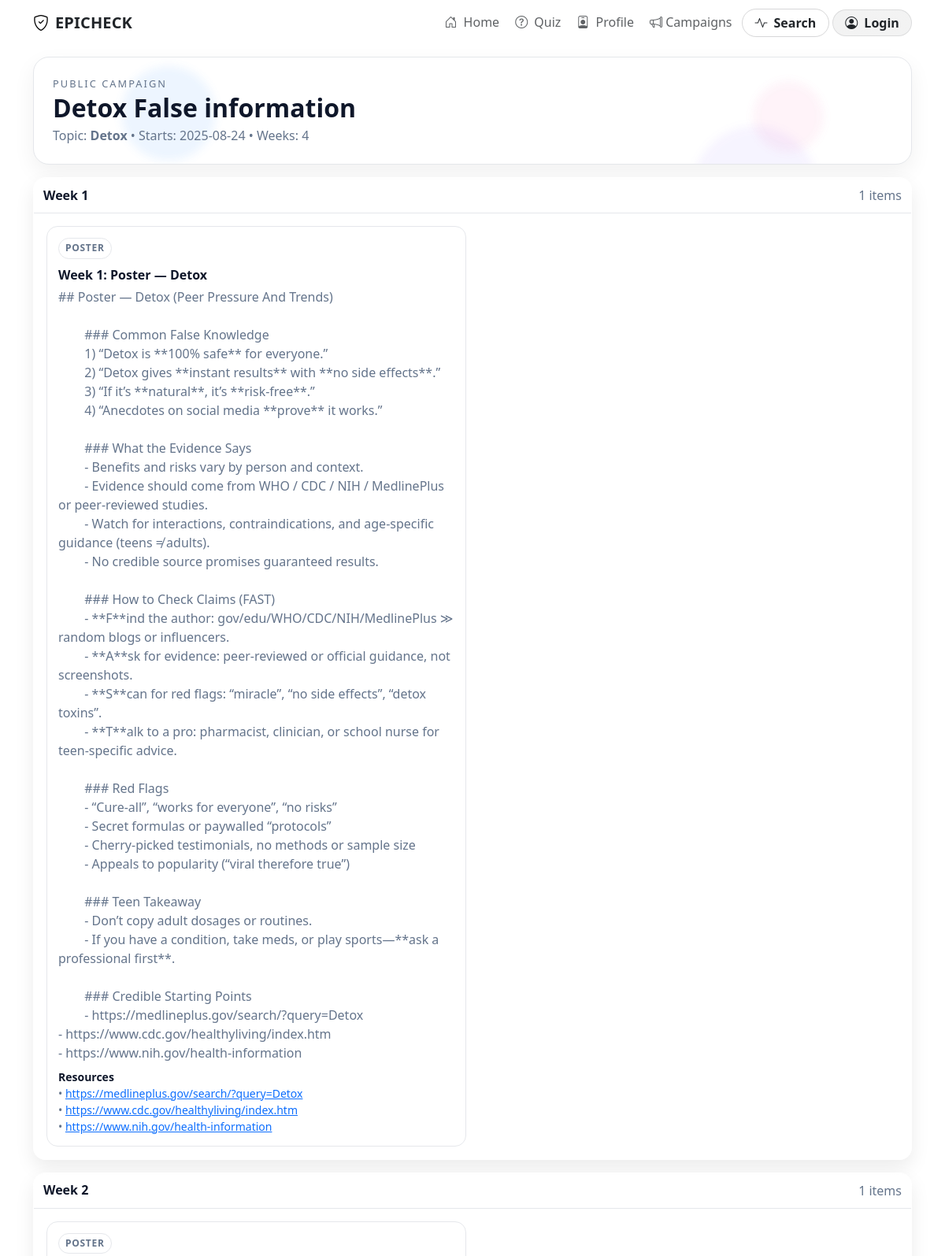
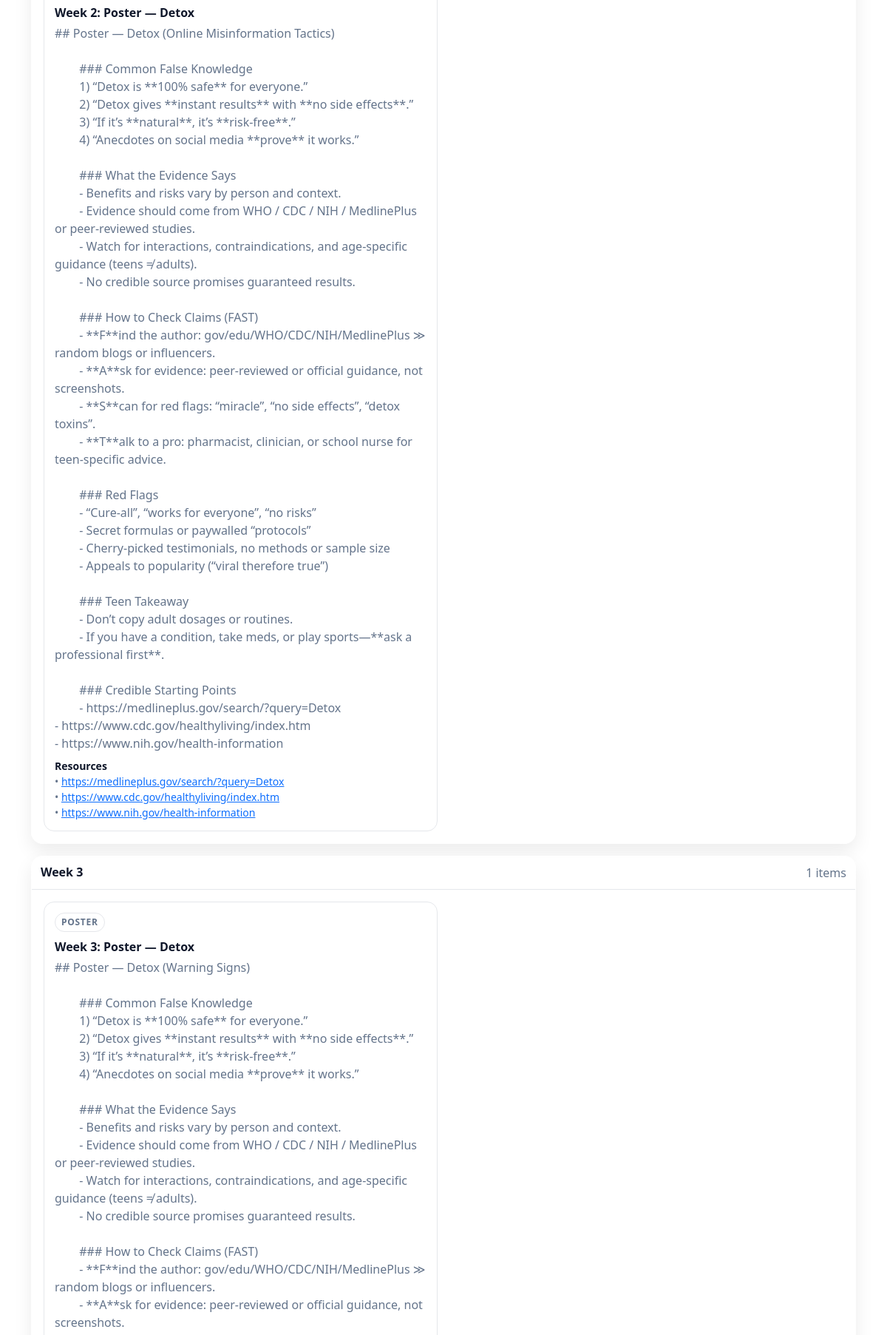
The app's page /c/un5kft3u (upper part) with its own data (2 pictures, top to bottom).
### tables this page shows
CREATE TABLE campaigns (
            id         INTEGER PRIMARY KEY AUTOINCREMENT,
            user_id    INTEGER NOT NULL,
            title      TEXT NOT NULL,
            topic      TEXT NOT NULL,
            audience   TEXT NOT NULL,          -- 'school_club' | 'public'
            visibility TEXT NOT NULL,          -- 'private' | 'public'
            starts_on  TEXT NOT NULL,          -- YYYY-MM-DD (UTC date string)
            weeks      INTEGER NOT NULL DEFAULT 4,
            created_at TEXT NOT NULL,
            slug       TEXT NOT NULL UNIQUE,   -- public-friendly id
            FOREIGN KEY (user_id) REFERENCES users(id) ON DELETE CASCADE
        );

CREATE TABLE campaign_items (
            id           INTEGER PRIMARY KEY AUTOINCREMENT,
            campaign_id  INTEGER NOT NULL,
            week_no      INTEGER NOT NULL,     -- 1..N
            content_type TEXT NOT NULL,        -- 'myth','quiz','prompt','poster','caption','newsletter'
            title        TEXT NOT NULL,
            body         TEXT NOT NULL,
            sources      TEXT,                 -- JSON array of URLs
            created_at   TEXT NOT NULL,
            FOREIGN KEY (campaign_id) REFERENCES campaigns(id) ON DELETE CASCADE
        );

### app.py (the view)
@app.route("/c/<slug>")
def campaigns_public(slug: str):
    db = get_db()
    camp = db.execute(
        "SELECT * FROM campaigns WHERE slug = ?",
        (slug,)
    ).fetchone()
    if not camp:
        flash("Campaign not found.", "warning")
        return redirect(url_for("index"))
    if camp["visibility"] != "public":
        flash("This campaign is private.", "warning")
        return redirect(url_for("index"))
    items = db.execute(
        "SELECT week_no, content_type, title, body, sources "
        "FROM campaign_items WHERE campaign_id = ? ORDER BY week_no, id",
        (camp["id"],)
    ).fetchall()
    by_week = {}
    for r in items:
        wk = int(r["week_no"])
        by_week.setdefault(wk, []).append({
            "content_type": r["content_type"],
            "title": r["title"],
            "body": r["body"],
            "sources": json.loads(r["sources"] or "[]"),
        })
    return render_template("campaigns/public.html", campaign=dict(camp), weeks=by_week)

### app.py (called while the page is built)
def get_db():
    if "db" not in g:
        g.db = sqlite3.connect(DB_PATH, detect_types=sqlite3.PARSE_DECLTYPES)
        g.db.row_factory = sqlite3.Row
    return g.db

@app.before_request
def load_current_user():
    uid = session.get("user_id")
    if uid:
        g.user = get_db().execute("SELECT * FROM users WHERE id = ?", (uid,)).fetchone()
    else:
        g.user = None

@app.context_processor
def inject_user():
    return {"current_user": g.user}

### templates/campaigns/public.html (shortened to what this page needs)
{% extends "nav.html" %}
{% block content %}
<section class="container my-3">
  <div class="page-hero">
    <div class="bg-particles"><span></span><span></span><span></span></div>
    <div class="head position-relative">
      <div class="eyebrow">Public Campaign</div>
      <h2 class="title mb-1">{{ campaign.title }}</h2>
      <p class="kicker mb-0">
        Topic: <strong>{{ campaign.topic }}</strong> • Starts: {{ campaign.starts_on }} • Weeks: {{ campaign.weeks }}
      </p>
    </div>
  </div>
</section>
<section class="container my-3">
  {% for w, items in weeks.items() %}
  <div class="glass p-0 mb-3">
    <div class="week-head">
      <h3 class="week-title">Week {{ w }}</h3>
      <span class="meta">{{ items|length }} items</span>
    </div>
    <div class="p-3">
      <div class="row g-3">
        {% for it in items %}
        <div class="col-12 col-md-6">
          <div class="item-card h-100">
            <div class="d-flex justify-content-between align-items-start">
              <span class="type-chip">{{ it.content_type }}</span>
            </div>
            <div class="fw-semibold mt-2" style="color:var(--ink)">{{ it.title }}</div>
            <div class="mt-1 meta" style="white-space:pre-wrap">{{ it.body }}</div>
            {% if it.sources and it.sources|length %}
              <div class="mt-2 small meta">
                <div class="fw-semibold" style="color:var(--ink)">Resources</div>
                {% for u in it.sources %}
                  <div>• <a href="{{ u }}" target="_blank" rel="noreferrer">{{ u }}</a></div>
                {% endfor %}
              </div>
            {% endif %}
          </div>
        </div>
        {% endfor %}
      </div>
    </div>
  </div>
  {% endfor %}
</section>
{% endblock %}

### templates/nav.html (style rules this page uses)
:root { --nav-glass-bg: color-mix(in srgb, var(--bs-body-bg) 65%, transparent); --nav-border: color-mix(in srgb, var(--bs-body-color) 12%, transparent); --link-muted: color-mix(in srgb, var(--bs-body-color) 72%, transparent); }

### templates/campaigns/public.html (style rules this page uses)
:root { --ink:#0f172a; --muted:#64748b; --line:#e5e7eb; --panel:#ffffff; --glass:rgba(255,255,255,.70); }
.page-hero { position:relative; border-radius:20px; padding:24px; background:var(--panel); border:1px solid var(--line); box-shadow:0 10px 28px rgba(0,0,0,.06); overflow:hidden; }
.page-hero .bg-particles { position:absolute; inset:0; pointer-events:none; }
.page-hero .bg-particles span { position:absolute; display:block; border-radius:50%; opacity:.7; filter:blur(6px); animation:float linear infinite; }
.page-hero .bg-particles span:nth-child(1) { width:120px;height:120px;background:rgba(96,165,250,.16); top:8%; left:10%; animation-duration:18s; }
.page-hero .bg-particles span:nth-child(2) { width:160px;height:160px;background:rgba(167,139,250,.14); top:64%; left:75%; animation-duration:24s; animation-delay:-6s; }
.page-hero .bg-particles span:nth-child(3) { width:90px;height:90px;background:rgba(244,114,182,.12); top:22%; left:82%; animation-duration:20s; animation-delay:-3s; }
.head .eyebrow { font-size:.8rem; letter-spacing:.16em; text-transform:uppercase; color:var(--muted); }
.head .title { margin:.2rem 0 .2rem; font-weight:800; line-height:1.15; color:var(--ink); }
.head .kicker { color:var(--muted); }
.glass { background:var(--glass); -webkit-backdrop-filter:blur(12px); backdrop-filter:blur(12px); border-radius:16px; border:1px solid rgba(255,255,255,.35); box-shadow:0 10px 24px rgba(0,0,0,.08); }
.week-head { display:flex; align-items:center; justify-content:space-between; gap:12px; padding:10px 12px; border-bottom:1px solid var(--line); }
.week-title { margin:0; font-weight:800; font-size:1rem; color:var(--ink); }
.meta { color:var(--muted); }
.item-card { background:#fff; border:1px solid var(--line); border-radius:14px; padding:14px; transition:transform .18s ease, box-shadow .18s ease, border-color .18s ease; }
.type-chip { display:inline-block; font-size:.75rem; font-weight:700; text-transform:uppercase; letter-spacing:.06em; border:1px solid var(--line); border-radius:999px; padding:.2rem .5rem; color:var(--muted); background:#fff; }

### records on screen
campaigns: title "Detox False information", topic "Detox", starts_on "2025-08-24", weeks "4"
campaign_items: content_type "POSTER", title "Week 1: Poster — Detox", body "## Poster — Detox (Peer Pressure And Trends) ### Common False Knowledge 1) “Detox is **100% safe** for everyone.” 2) “Detox gives **instant results** with **no side effects**.” 3) “If it’s **natural**, it’s **risk-free**.” 4) “Anecdotes on social media **prove** it works.” ### What the Evidence Says - Benefits and risks vary by person and context. - Evidence should come from WHO / CDC / NIH / MedlinePlus or peer-reviewed studies. - Watch for interactions, contraindications, and age-specific guidance (teens ≠ adults). - No credible source promises guaranteed results. ### How to Check Claims (FAST) - **F**ind the author: gov/edu/WHO/CDC/NIH/MedlinePlus ≫ random blogs or influencers. - **A**sk…", sources "https://medlineplus.gov/search/?query=Detox" "https://www.cdc.gov/healthyliving/index.htm" "https://www.nih.gov/health-information"
campaign_items: content_type "POSTER", title "Week 2: Poster — Detox", body "## Poster — Detox (Online Misinformation Tactics) ### Common False Knowledge 1) “Detox is **100% safe** for everyone.” 2) “Detox gives **instant results** with **no side effects**.” 3) “If it’s **natural**, it’s **risk-free**.” 4) “Anecdotes on social media **prove** it works.” ### What the Evidence Says - Benefits and risks vary by person and context. - Evidence should come from WHO / CDC / NIH / MedlinePlus or peer-reviewed studies. - Watch for interactions, contraindications, and age-specific guidance (teens ≠ adults). - No credible source promises guaranteed results. ### How to Check Claims (FAST) - **F**ind the author: gov/edu/WHO/CDC/NIH/MedlinePlus ≫ random blogs or influencers. -…", sources "https://medlineplus.gov/search/?query=Detox" "https://www.cdc.gov/healthyliving/index.htm" "https://www.nih.gov/health-information"
campaign_items: content_type "POSTER", title "Week 3: Poster — Detox"

### other values on screen
{{ w }} "1" "2" "3"
{{ items|length }} "1" "1" "1"
